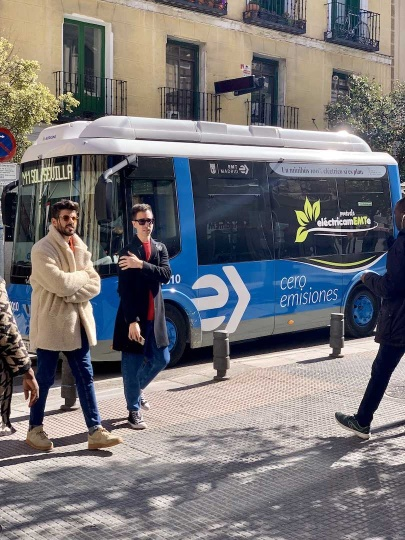
#> input picture yolo26n_esp32p4/main/images/bus.jpg, 405 x 540 px; its folder holds 2 pictures in this run
$ python visualize_esp32_output.py
#> lines starting #> are read from the running program, lines starting #| are printed output that depends on the picture
import re
import matplotlib.pyplot as plt
import matplotlib.patches as patches
from PIL import Image
import os

# ======================================================================================
# CONFIGURATION
# ======================================================================================

# Directory where images are located (Same dir as this script)
IMAGE_DIR = "images"

# Model Input Size (Used for rescaling boxes to original image size)
MODEL_WIDTH = 512.0
MODEL_HEIGHT = 512.0

# Colors for bounding boxes (Matplotlib colors)
COLORS = ['r', 'b', 'g', 'c', 'm', 'y']

# ======================================================================================
# PASTE YOUR LOG HERE
# ======================================================================================
RAW_LOG_DATA = """
======================================================================
  YOLOv26n Inference Demo v3 (Refactored Processor)
======================================================================
W (1743) FbsLoader: The address of fbs model in flash is not aligned with 16 bytes.

=== Testing: bus.jpg ===
Timings:
  Pre-process:  20 ms
  Inference:    1780 ms
  Post-process: 10 ms
  Total:        1810 ms

--- Top Detections ---
Det 1: person (88.08%) | Box: [32.0, 176.0, 144.0, 432.0]
Det 2: person (81.76%) | Box: [144.0, 192.0, 224.0, 400.0]
Det 3: person (81.76%) | Box: [416.0, 176.0, 512.0, 416.0]
Det 4: bus (73.11%) | Box: [16.0, 112.0, 512.0, 368.0]
Det 5: person (50.00%) | Box: [-8.0, 264.0, 40.0, 408.0]

=== Testing: person.jpg ===
Timings:
  Pre-process:  30 ms
  Inference:    1770 ms
  Post-process: 10 ms
  Total:        1810 ms

--- Top Detections ---
Det 1: person (81.76%) | Box: [336.0, 144.0, 400.0, 416.0]
Det 2: backpack (50.00%) | Box: [340.0, 362.0, 394.0, 426.0]
Det 3: bicycle (37.75%) | Box: [192.0, 320.0, 368.0, 464.0]
Det 4: person (32.08%) | Box: [176.0, 172.0, 198.0, 206.0]
Det 5: bicycle (26.89%) | Box: [120.0, 88.0, 200.0, 168.0]

=== Test Complete ===
"""

# ======================================================================================
# PARSER LOGIC
# ======================================================================================

def parse_log_string(log_content):
    """
    Parses the ESP32 log string.
    Returns a dictionary: { "image_name.jpg": [ {class, score, x1, y1, x2, y2}, ... ] }
    """
    results = {}
    current_image = None

    # Regex Patterns
    img_pattern = re.compile(r"=== Testing: (.+) ===")
    det_pattern = re.compile(r"Det \d+: (.+) \(([\d.]+)%\) \| Box: \[([-\d.]+), ([-\d.]+), ([-\d.]+), ([-\d.]+)\]")

    for line in log_content.strip().split('\n'):
        line = line.strip()

        # Check for Image Header
        img_match = img_pattern.search(line)
        if img_match:
            current_image = img_match.group(1)
            results[current_image] = []
            continue

        # Check for Detection Line
        if current_image:
            det_match = det_pattern.search(line)
            if det_match:
                cls_name = det_match.group(1)
                score = float(det_match.group(2))
                x1 = float(det_match.group(3))
                y1 = float(det_match.group(4))
                x2 = float(det_match.group(5))
                y2 = float(det_match.group(6))

                results[current_image].append({
                    "class": cls_name,
                    "score": score,
                    "box": [x1, y1, x2, y2]
                })

    return results

# ======================================================================================
# VISUALIZATION LOGIC
# ======================================================================================

def visualize_results(results):
    for img_name, detections in results.items():
        img_path = os.path.join(IMAGE_DIR, img_name)

        if not os.path.exists(img_path):
            print(f"[ERROR] Image not found: {img_path}")
            continue

        print(f"Processing {img_name} with {len(detections)} detections...")

        # Load Image
        try:
            img = Image.open(img_path)
#> img is the input picture: PIL image 405x540 RGB; mean R, G, B 117.5, 115.7, 118.5
        except Exception as e:
            print(f"Could not open image {img_path}: {e}")
            continue

        orig_width, orig_height = img.size
#> orig_width = 405; orig_height = 540

        # Calculate Scale Factors (Original / Model)
        scale_x = orig_width / MODEL_WIDTH
#> scale_x = 0.791
        scale_y = orig_height / MODEL_HEIGHT
#> scale_y = 1.05

        # Create Plot
        fig, ax = plt.subplots(1, figsize=(12, 12))
        ax.imshow(img)

        # Draw Detections
        for i, det in enumerate(detections):
            # Rescale Coordinates
            x1 = det['box'][0] * scale_x
            y1 = det['box'][1] * scale_y
            x2 = det['box'][2] * scale_x
            y2 = det['box'][3] * scale_y

            box_w = x2 - x1
            box_h = y2 - y1

            # Pick Color
            color = COLORS[i % len(COLORS)]

            # Create Rectangle Patch
            rect = patches.Rectangle(
                (x1, y1), box_w, box_h,
                linewidth=2, edgecolor=color, facecolor='none'
            )
            ax.add_patch(rect)

            # Add Label
            label_text = f"{det['class']} {det['score']}%"
            plt.text(
                x1, y1 - 5, label_text,
                color='white', fontsize=12, fontweight='bold',
                bbox=dict(facecolor=color, alpha=0.5, edgecolor=color)
            )

        plt.axis('off')
        plt.title(f"Detections for {img_name}")

        plt.show()
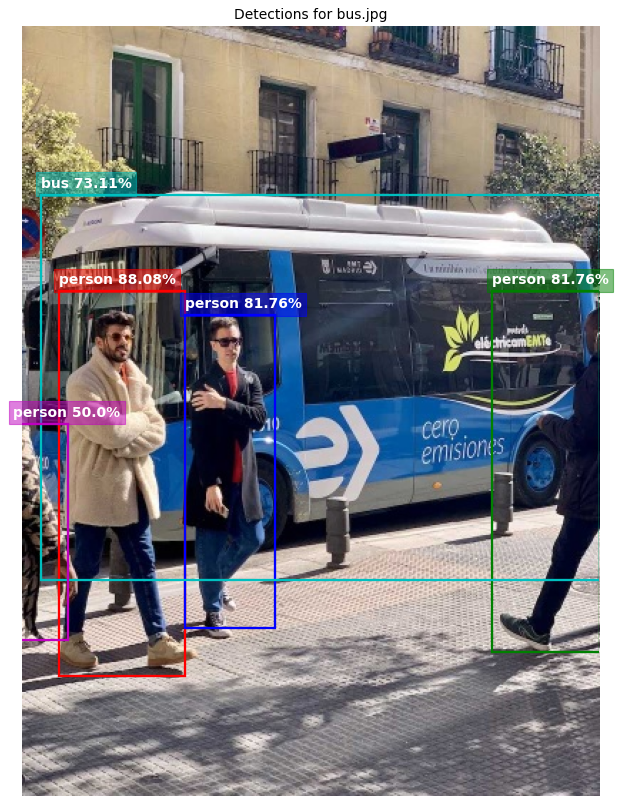
#> figure drawn by matplotlib, 1 panel
#> pass 2 of the loop in visualize_results, `for img_name, detections in results.items():`:
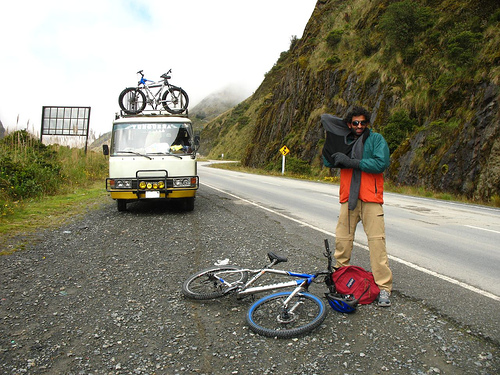
#> input picture yolo26n_esp32p4/main/images/person.jpg, 500 x 375 px
#> in visualize_results, img is the input picture: PIL image 500x375 RGB; mean R, G, B 132.5, 129.5, 112.9
#> in visualize_results, `plt.show()`:
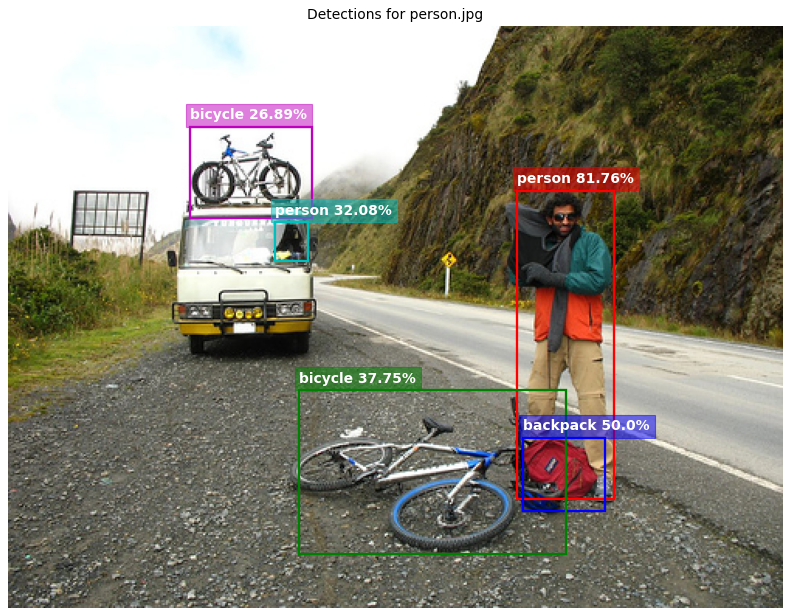
#> figure drawn by matplotlib, 1 panel

# ======================================================================================
# MAIN
# ======================================================================================

if __name__ == "__main__":
    print(f"Parsing Raw Log Data...")
    parsed_data = parse_log_string(RAW_LOG_DATA)

    if not parsed_data:
        print("No detections found in log file.")
    else:
        visualize_results(parsed_data)
